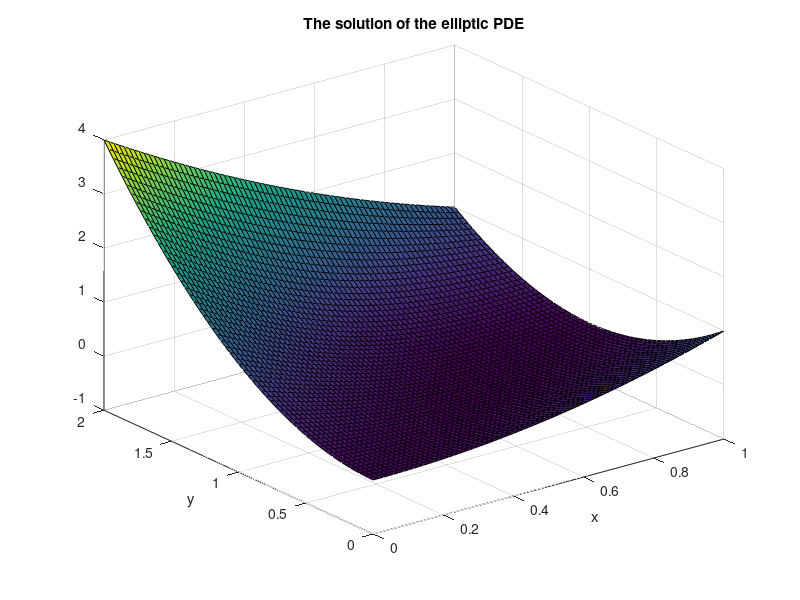

The MATLAB script that drew this image:
%% Solve the elliptic PDE
%%    ∂_x^2 u + ∂_y^2 u  =  f    on Ω=[a,b]×[c,d]
%%          u = g                on ∂Ω

%% the functions
f = @(x,y) 4;
g = @(x,y) (x-y)^2;

%% domain Ω=[a,b]×[c,d]
a = 0; b = 1;
c = 0; d = 2;

%% numerical parameters
n = 70; dx = (b-a)/n;
m = 60; dy = (d-c)/m;
nIterMax = 1000;
TOL = 10^(-10);
%% init
ld = dx^2/dy^2;
error = 10*TOL;
nIter = 0;

%%----------- initialization
%%-- matB
matB = zeros(n-1,m-1);
for i=1:(n-1)
  for j=1:(m-1)
    %% init
    xi   = a + i*dx;
    yj   = c + j*dy;
    %% the vector b
    matB(i,j) = dx^2*f(xi,yj);
  end
end
%%-- u
u     = zeros(n-1,m-1);
u_new = zeros(n-1,m-1);
uBC   = zeros(n+1,m+1);
%% boundary condition
%%-- i=1 (x=a) and i=n+1 (x=b)
for j=1:(m+1)
  yj = c + (j-1)*dy;
  uBC(1,j)   = g(a,yj);
  uBC(n+1,j) = g(b,yj);
end
%%-- j=1 (y=c) and j=m+1 (y=d)
for i=1:(n+1)
  xi = a + (i-1)*dx;
  uBC(i,1)   = g(xi,c);
  uBC(i,m+1) = g(xi,d);
end
  

%%-----------------------------------------%%
%%---     Solution iterative method     ---%%
%%-----------------------------------------%%

tic

## while (error>TOL && nIter<nIterMax)
##   %% compute the new U: U^new = D^-1(b-RU)
##   for i=1:(n-1)
##     for j=1:(m-1)
##       %% inside
##       u_new(i,j) = -1/(2+2*ld)*(  matB(i,j) - uBC(i+1+1,j+1) - uBC(i-1+1,j+1) - ld*uBC(i+1,j+1+1) - ld*uBC(i+1,j-1+1)  );
##     end
##   end
##   %% update
##   error = max(max(abs(u_new-u)));
##   u     = u_new;
##   uBC(2:n,2:m) = u; 
##   nIter = nIter+1;
## end

while (error>TOL && nIter<nIterMax)
  u_new = -1/(2+2*ld)*(matB - uBC(3:end,2:m) - uBC(1:(end-2),2:m) - ld*uBC(2:n,3:end) - ld*uBC(2:n,1:(end-2)));
  %% update
  error = max(max(abs(u_new-u)));
  u     = u_new;
  nIter = nIter+1;
  uBC(2:n,2:m) = u; 
end

toc

%%-----------------------------------------%%
%%-----------------------------------------%%


%%-- plot
x = linspace(a,b,n+1);
y = linspace(c,d,m+1);
[X,Y] = meshgrid(x,y);
surf(X,Y,uBC')
xlabel('x')
ylabel('y')
title('The solution of the elliptic PDE')
